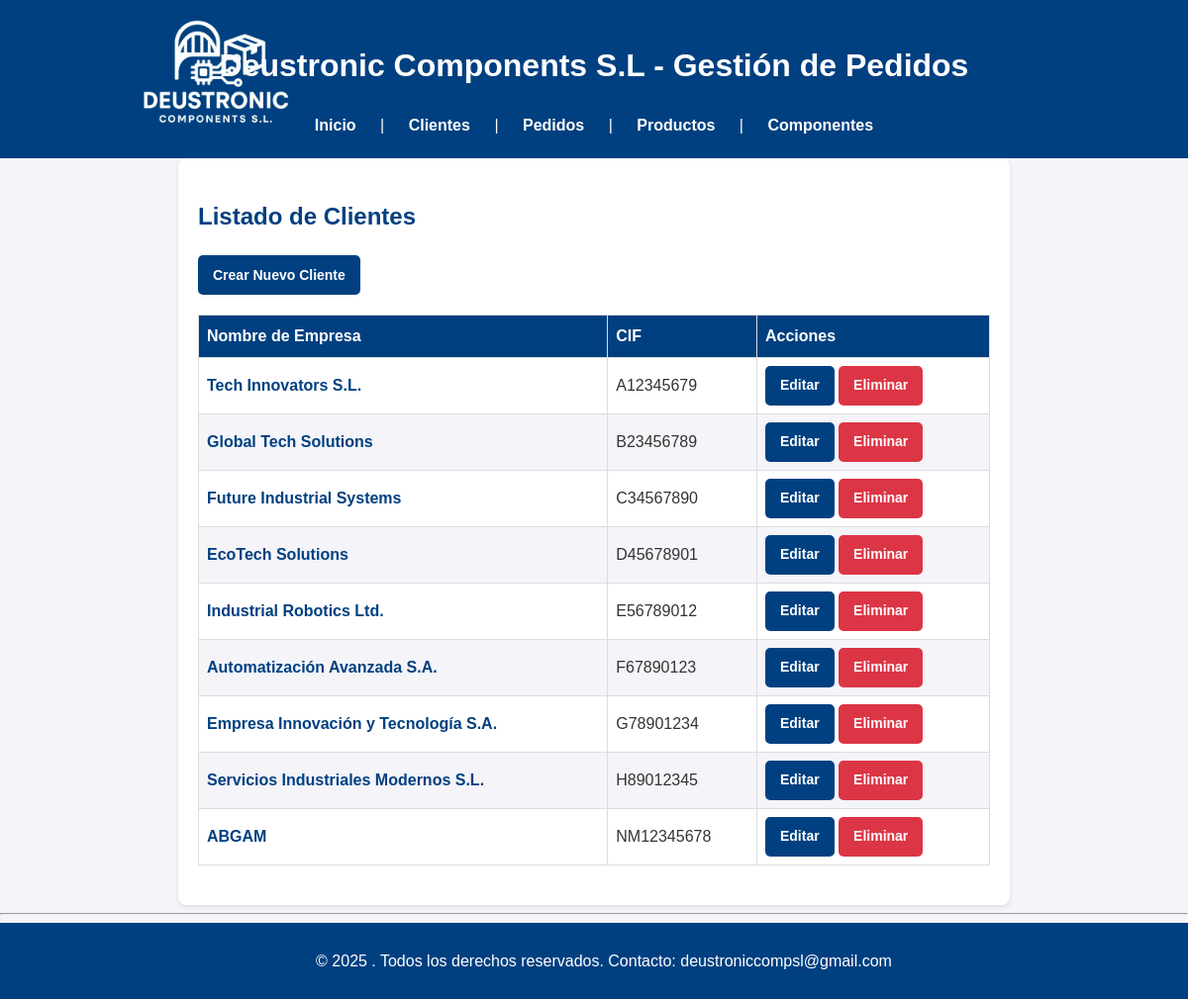
/clientes/, run on an earlier commit of the app's database.
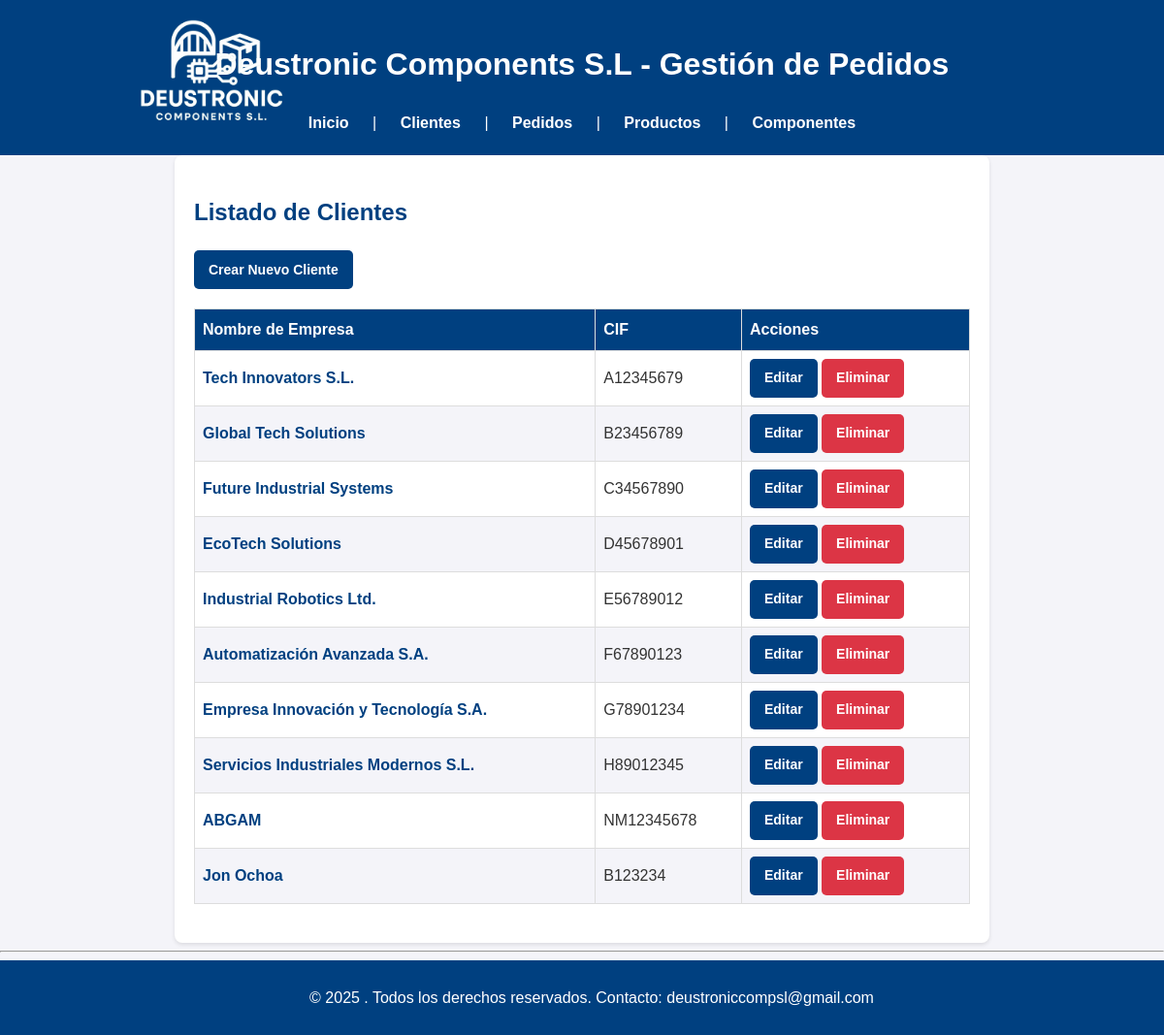
And on a later commit of the database.
### appEntrega/models.py (models this page shows, shortened)
class Cliente(models.Model):
    cif = models.CharField(max_length=15, unique=True)
    nombre_empresa = models.CharField(max_length=100)
    direccion = models.CharField(max_length=255)
    datos_contacto = models.CharField(max_length=255)

### appEntrega/views.py (the view)
# urls.py: path('clientes/', ClienteListView.as_view(), name='cliente_listado'),
class ClienteListView(ListView):
    model = Cliente
    template_name = 'cliente_listado.html'
    context_object_name = 'clientes'

### appEntrega/templates/cliente_listado.html (shortened to what this page needs)
{% extends "base.html" %}
{% block content %}
<h2>Listado de Clientes</h2>
<a href="{% url 'cliente_crear' %}" class="button">Crear Nuevo Cliente</a>
<table>
    <thead>
        <tr>
            <th>Nombre de Empresa</th>
            <th>CIF</th>
            <th>Acciones</th>
        </tr>
    </thead>
    <tbody>
        {% for cliente in clientes %}
        <tr>
            <td><a href="{% url 'cliente_detalle' cliente.id %}" class="detalle_link">{{ cliente.nombre_empresa }}</a></td>
            <td>{{ cliente.cif }}</td>
            <td>
                <a href="{% url 'cliente_editar' cliente.id %}" class="button">Editar</a>
                <a href="{% url 'cliente_eliminar' cliente.id %}" class="btn-eliminar">Eliminar</a>
            </td>
        </tr>
        {% empty %}
        <tr>
            <td colspan="3">No hay clientes registrados.</td>
        </tr>
        {% endfor %}
    </tbody>
</table>
{% endblock %}

What changed in the data, as far as the page shows it:
added Cliente: nombre_empresa "Jon Ochoa", cif "B123234"
